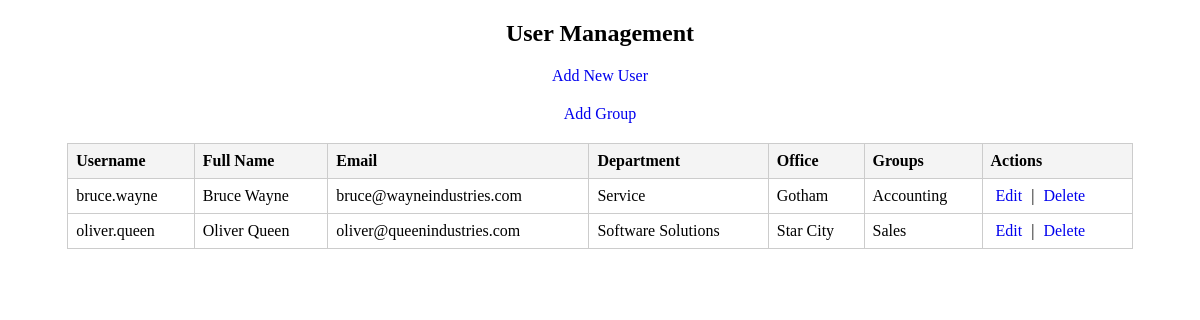
Page /usermanagement/index.php on the committed database.
### tables this page shows
CREATE TABLE `users` (
  `id` int(11) NOT NULL,
  `username` varchar(50) NOT NULL,
  `fullname` varchar(100) DEFAULT NULL,
  `email` varchar(100) DEFAULT NULL,
  `dept` varchar(50) DEFAULT NULL,
  `office` varchar(50) DEFAULT NULL,
  `cardno` varchar(20) DEFAULT NULL,
  `otherEmails` varchar(100) DEFAULT NULL,
  `secondarycardno` varchar(20) DEFAULT NULL,
  `password` varchar(100) DEFAULT NULL
);

### usermanagement/index.php (the view, shortened to what this page needs)
<?php include "config.php"; ?>
<!DOCTYPE HTML>
<html lang="en">
<head>
</head>
<body>
    <h2 style="text-align:center;">User Management</h2>
    <a class="add" href="add_user.php">Add New User</a>
    <a class="add" href="groups.php">Add Group</a>
    <table>
        <tr>
            <th>Username</th>
            <th>Full Name</th>
            <th>Email</th>
            <th>Department</th>
            <th>Office</th>
            <th>Groups</th>
            <th>Actions</th>
        </tr>
<?php
$sql = "
    SELECT
        u.id,
        u.username,
        u.fullname,
        u.email,
        u.dept,
        u.office,
        GROUP_CONCAT(g.groupname SEPARATOR ', ') AS groups
    FROM users u
    LEFT JOIN group_members gm ON u.id = gm.user_id
    LEFT JOIN groups g ON gm.group_id = g.id
    GROUP BY u.id
    ORDER BY u.username
";
try {
    $stmt = $pdo->query($sql);
    $users = $stmt->fetchAll(PDO::FETCH_ASSOC);
    if (empty($users)) {
        echo "<tr><td colspan='7' style='text-align:center;'>No users found.</td></tr>";
    } else {
        foreach ($users as $row) {
            echo "<tr>
                <td>{$row['username']}</td>
                <td>{$row['fullname']}</td>
                <td>{$row['email']}</td>
                <td>{$row['dept']}</td>
                <td>{$row['office']}</td>
                <td>" . ($row['groups'] ?: "None") . "</td>
                <td>
                    <a href='edit_user.php?id={$row['id']}'>Edit</a> |
                    <a href='delete_user.php?id={$row['id']}' onclick=\"return confirm('Delete this user?')\">Delete</a>
                </td>
            </tr>";
        }
    }
} catch (PDOException $e) {
    echo "<tr><td colspan='7'>Query failed: " . $e->getMessage() . "</td></tr>";
}
?>
    </table>
</body>
</html>

### usermanagement/index.php (style rules this page uses)
table { border-collapse: collapse; width: 90%; margin: 20px auto; }
th, td { border: 1px solid #ccc; padding: 8px; text-align: left; }
th { background-color: #f4f4f4; }
a { text-decoration: none; margin: 0 5px; }
.add { display: block; text-align: center; margin: 20px; }

### rows in the picture
users: username "bruce.wayne", fullname "Bruce Wayne", email "bruce@wayneindustries.com", dept "Service", office "Gotham", groups "Accounting"
users: username "oliver.queen", fullname "Oliver Queen", email "oliver@queenindustries.com", dept "Software Solutions", office "Star City", groups "Sales"
